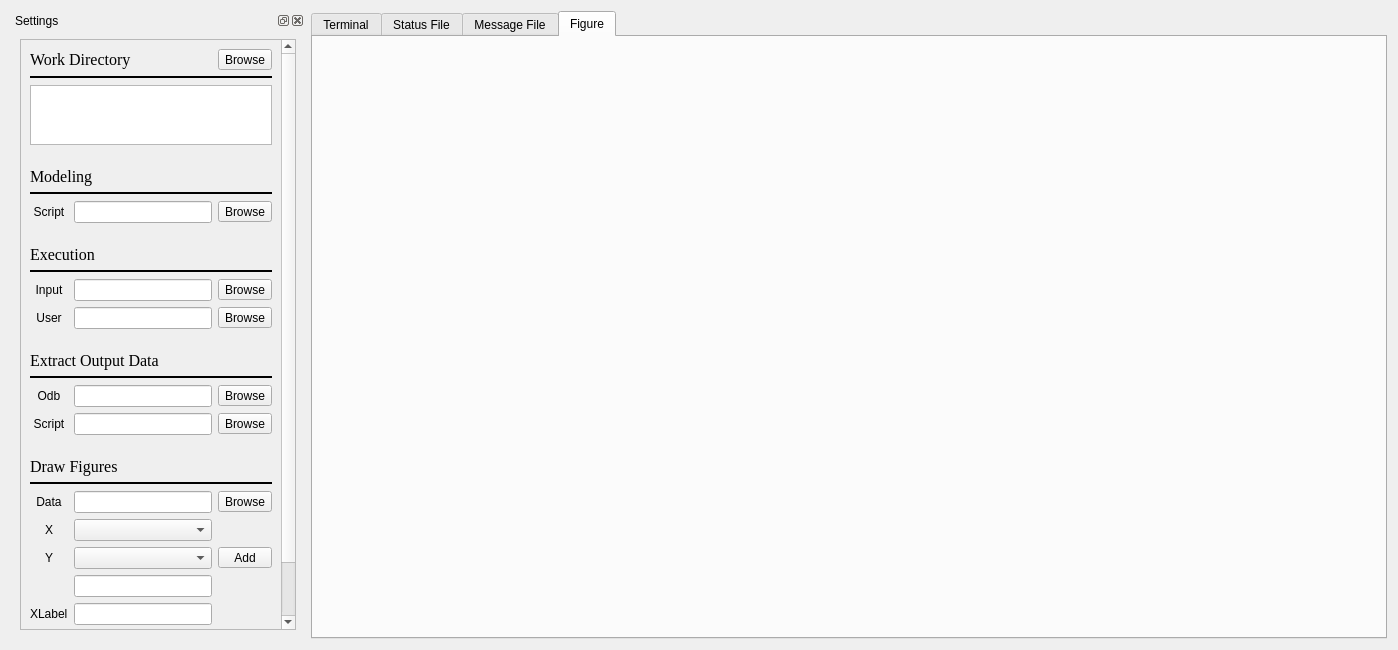
<?xml version="1.0" encoding="UTF-8"?>
<ui version="4.0">
 <class>ExecutorSubWidget</class>
 <widget class="QWidget" name="ExecutorSubWidget">
  <property name="geometry">
   <rect>
    <x>0</x>
    <y>0</y>
    <width>1398</width>
    <height>650</height>
   </rect>
  </property>
  <property name="windowTitle">
   <string>Form</string>
  </property>
  <layout class="QHBoxLayout" name="horizontalLayout">
   <item>
    <widget class="QDockWidget" name="dockWidget">
     <property name="sizePolicy">
      <sizepolicy hsizetype="Fixed" vsizetype="Preferred">
       <horstretch>0</horstretch>
       <verstretch>0</verstretch>
      </sizepolicy>
     </property>
     <property name="windowTitle">
      <string>Settings</string>
     </property>
     <widget class="QWidget" name="dockWidgetContents">
      <layout class="QVBoxLayout" name="verticalLayout">
       <item>
        <widget class="QScrollArea" name="scrollArea_2">
         <property name="sizePolicy">
          <sizepolicy hsizetype="Minimum" vsizetype="Expanding">
           <horstretch>0</horstretch>
           <verstretch>0</verstretch>
          </sizepolicy>
         </property>
         <property name="minimumSize">
          <size>
           <width>250</width>
           <height>0</height>
          </size>
         </property>
         <property name="widgetResizable">
          <bool>true</bool>
         </property>
         <widget class="QWidget" name="scrollAreaWidgetContents_2">
          <property name="geometry">
           <rect>
            <x>0</x>
            <y>0</y>
            <width>257</width>
            <height>630</height>
           </rect>
          </property>
          <layout class="QGridLayout" name="gridLayout">
           <item row="24" column="0">
            <widget class="QLabel" name="label_3">
             <property name="text">
              <string>Data</string>
             </property>
             <property name="alignment">
              <set>Qt::AlignCenter</set>
             </property>
            </widget>
           </item>
           <item row="0" column="2">
            <widget class="QToolButton" name="browseCwd">
             <property name="sizePolicy">
              <sizepolicy hsizetype="Minimum" vsizetype="Fixed">
               <horstretch>0</horstretch>
               <verstretch>0</verstretch>
              </sizepolicy>
             </property>
             <property name="palette">
              <palette>
               <active>
                <colorrole role="WindowText">
                 <brush brushstyle="SolidPattern">
                  <color alpha="255">
                   <red>0</red>
                   <green>0</green>
                   <blue>0</blue>
                  </color>
                 </brush>
                </colorrole>
                <colorrole role="Text">
                 <brush brushstyle="SolidPattern">
                  <color alpha="255">
                   <red>0</red>
                   <green>0</green>
                   <blue>0</blue>
                  </color>
                 </brush>
                </colorrole>
                <colorrole role="ButtonText">
                 <brush brushstyle="SolidPattern">
                  <color alpha="255">
                   <red>0</red>
                   <green>0</green>
                   <blue>0</blue>
                  </color>
                 </brush>
                </colorrole>
                <colorrole role="PlaceholderText">
                 <brush brushstyle="SolidPattern">
                  <color alpha="128">
                   <red>255</red>
                   <green>0</green>
                   <blue>0</blue>
                  </color>
                 </brush>
                </colorrole>
               </active>
               <inactive>
                <colorrole role="WindowText">
                 <brush brushstyle="SolidPattern">
                  <color alpha="255">
                   <red>0</red>
                   <green>0</green>
                   <blue>0</blue>
                  </color>
                 </brush>
                </colorrole>
                <colorrole role="Text">
                 <brush brushstyle="SolidPattern">
                  <color alpha="255">
                   <red>0</red>
                   <green>0</green>
                   <blue>0</blue>
                  </color>
                 </brush>
                </colorrole>
                <colorrole role="ButtonText">
                 <brush brushstyle="SolidPattern">
                  <color alpha="255">
                   <red>0</red>
                   <green>0</green>
                   <blue>0</blue>
                  </color>
                 </brush>
                </colorrole>
                <colorrole role="PlaceholderText">
                 <brush brushstyle="SolidPattern">
                  <color alpha="128">
                   <red>255</red>
                   <green>0</green>
                   <blue>0</blue>
                  </color>
                 </brush>
                </colorrole>
               </inactive>
               <disabled>
                <colorrole role="WindowText">
                 <brush brushstyle="SolidPattern">
                  <color alpha="255">
                   <red>120</red>
                   <green>120</green>
                   <blue>120</blue>
                  </color>
                 </brush>
                </colorrole>
                <colorrole role="Text">
                 <brush brushstyle="SolidPattern">
                  <color alpha="255">
                   <red>120</red>
                   <green>120</green>
                   <blue>120</blue>
                  </color>
                 </brush>
                </colorrole>
                <colorrole role="ButtonText">
                 <brush brushstyle="SolidPattern">
                  <color alpha="255">
                   <red>120</red>
                   <green>120</green>
                   <blue>120</blue>
                  </color>
                 </brush>
                </colorrole>
                <colorrole role="PlaceholderText">
                 <brush brushstyle="SolidPattern">
                  <color alpha="128">
                   <red>0</red>
                   <green>0</green>
                   <blue>0</blue>
                  </color>
                 </brush>
                </colorrole>
               </disabled>
              </palette>
             </property>
             <property name="text">
              <string>Browse</string>
             </property>
            </widget>
           </item>
           <item row="19" column="2">
            <widget class="QToolButton" name="browseOdb">
             <property name="sizePolicy">
              <sizepolicy hsizetype="Minimum" vsizetype="Fixed">
               <horstretch>0</horstretch>
               <verstretch>0</verstretch>
              </sizepolicy>
             </property>
             <property name="text">
              <string>Browse</string>
             </property>
            </widget>
           </item>
           <item row="2" column="0" colspan="3">
            <widget class="QPlainTextEdit" name="cwd">
             <property name="sizePolicy">
              <sizepolicy hsizetype="Expanding" vsizetype="Expanding">
               <horstretch>0</horstretch>
               <verstretch>0</verstretch>
              </sizepolicy>
             </property>
             <property name="maximumSize">
              <size>
               <width>16777215</width>
               <height>60</height>
              </size>
             </property>
             <property name="readOnly">
              <bool>true</bool>
             </property>
            </widget>
           </item>
           <item row="28" column="1">
            <widget class="QLineEdit" name="xlabel"/>
           </item>
           <item row="25" column="0">
            <widget class="QLabel" name="label_5">
             <property name="text">
              <string>X</string>
             </property>
             <property name="alignment">
              <set>Qt::AlignCenter</set>
             </property>
            </widget>
           </item>
           <item row="1" column="0" colspan="3">
            <widget class="Line" name="line_5">
             <property name="frameShadow">
              <enum>QFrame::Plain</enum>
             </property>
             <property name="lineWidth">
              <number>2</number>
             </property>
             <property name="orientation">
              <enum>Qt::Horizontal</enum>
             </property>
            </widget>
           </item>
           <item row="21" column="0" colspan="3">
            <widget class="QWidget" name="widget_2" native="true">
             <property name="minimumSize">
              <size>
               <width>0</width>
               <height>10</height>
              </size>
             </property>
            </widget>
           </item>
           <item row="26" column="2">
            <widget class="QToolButton" name="addY">
             <property name="sizePolicy">
              <sizepolicy hsizetype="Minimum" vsizetype="Fixed">
               <horstretch>0</horstretch>
               <verstretch>0</verstretch>
              </sizepolicy>
             </property>
             <property name="text">
              <string>Add</string>
             </property>
            </widget>
           </item>
           <item row="7" column="2">
            <widget class="QToolButton" name="browseModelScript">
             <property name="sizePolicy">
              <sizepolicy hsizetype="Minimum" vsizetype="Fixed">
               <horstretch>0</horstretch>
               <verstretch>0</verstretch>
              </sizepolicy>
             </property>
             <property name="text">
              <string>Browse</string>
             </property>
            </widget>
           </item>
           <item row="7" column="0">
            <widget class="QLabel" name="label_2">
             <property name="text">
              <string>Script</string>
             </property>
             <property name="alignment">
              <set>Qt::AlignCenter</set>
             </property>
            </widget>
           </item>
           <item row="29" column="0">
            <widget class="QLabel" name="label_14">
             <property name="text">
              <string>YLabel</string>
             </property>
            </widget>
           </item>
           <item row="13" column="0">
            <widget class="QLabel" name="label_4">
             <property name="text">
              <string>Input</string>
             </property>
             <property name="alignment">
              <set>Qt::AlignCenter</set>
             </property>
            </widget>
           </item>
           <item row="29" column="1">
            <widget class="QLineEdit" name="ylabel"/>
           </item>
           <item row="9" column="0" colspan="2">
            <widget class="QLabel" name="label_6">
             <property name="palette">
              <palette>
               <active>
                <colorrole role="WindowText">
                 <brush brushstyle="SolidPattern">
                  <color alpha="255">
                   <red>0</red>
                   <green>0</green>
                   <blue>0</blue>
                  </color>
                 </brush>
                </colorrole>
               </active>
               <inactive>
                <colorrole role="WindowText">
                 <brush brushstyle="SolidPattern">
                  <color alpha="255">
                   <red>0</red>
                   <green>0</green>
                   <blue>0</blue>
                  </color>
                 </brush>
                </colorrole>
               </inactive>
               <disabled>
                <colorrole role="WindowText">
                 <brush brushstyle="SolidPattern">
                  <color alpha="255">
                   <red>120</red>
                   <green>120</green>
                   <blue>120</blue>
                  </color>
                 </brush>
                </colorrole>
               </disabled>
              </palette>
             </property>
             <property name="font">
              <font>
               <family>Times New Roman</family>
               <pointsize>12</pointsize>
              </font>
             </property>
             <property name="text">
              <string>Execution</string>
             </property>
            </widget>
           </item>
           <item row="31" column="0" colspan="3">
            <spacer name="verticalSpacer">
             <property name="orientation">
              <enum>Qt::Vertical</enum>
             </property>
             <property name="sizeType">
              <enum>QSizePolicy::Expanding</enum>
             </property>
             <property name="sizeHint" stdset="0">
              <size>
               <width>20</width>
               <height>40</height>
              </size>
             </property>
            </spacer>
           </item>
           <item row="30" column="0">
            <widget class="QLabel" name="label_15">
             <property name="text">
              <string>Title</string>
             </property>
            </widget>
           </item>
           <item row="4" column="0" colspan="2">
            <widget class="QLabel" name="label">
             <property name="palette">
              <palette>
               <active>
                <colorrole role="WindowText">
                 <brush brushstyle="SolidPattern">
                  <color alpha="255">
                   <red>0</red>
                   <green>0</green>
                   <blue>0</blue>
                  </color>
                 </brush>
                </colorrole>
               </active>
               <inactive>
                <colorrole role="WindowText">
                 <brush brushstyle="SolidPattern">
                  <color alpha="255">
                   <red>0</red>
                   <green>0</green>
                   <blue>0</blue>
                  </color>
                 </brush>
                </colorrole>
               </inactive>
               <disabled>
                <colorrole role="WindowText">
                 <brush brushstyle="SolidPattern">
                  <color alpha="255">
                   <red>120</red>
                   <green>120</green>
                   <blue>120</blue>
                  </color>
                 </brush>
                </colorrole>
               </disabled>
              </palette>
             </property>
             <property name="font">
              <font>
               <family>Times New Roman</family>
               <pointsize>12</pointsize>
              </font>
             </property>
             <property name="text">
              <string>Modeling</string>
             </property>
            </widget>
           </item>
           <item row="26" column="1">
            <widget class="QComboBox" name="y"/>
           </item>
           <item row="16" column="0" colspan="2">
            <widget class="QLabel" name="label_10">
             <property name="palette">
              <palette>
               <active>
                <colorrole role="WindowText">
                 <brush brushstyle="SolidPattern">
                  <color alpha="255">
                   <red>0</red>
                   <green>0</green>
                   <blue>0</blue>
                  </color>
                 </brush>
                </colorrole>
                <colorrole role="Text">
                 <brush brushstyle="SolidPattern">
                  <color alpha="255">
                   <red>0</red>
                   <green>0</green>
                   <blue>0</blue>
                  </color>
                 </brush>
                </colorrole>
                <colorrole role="PlaceholderText">
                 <brush brushstyle="SolidPattern">
                  <color alpha="128">
                   <red>255</red>
                   <green>0</green>
                   <blue>0</blue>
                  </color>
                 </brush>
                </colorrole>
               </active>
               <inactive>
                <colorrole role="WindowText">
                 <brush brushstyle="SolidPattern">
                  <color alpha="255">
                   <red>0</red>
                   <green>0</green>
                   <blue>0</blue>
                  </color>
                 </brush>
                </colorrole>
                <colorrole role="Text">
                 <brush brushstyle="SolidPattern">
                  <color alpha="255">
                   <red>0</red>
                   <green>0</green>
                   <blue>0</blue>
                  </color>
                 </brush>
                </colorrole>
                <colorrole role="PlaceholderText">
                 <brush brushstyle="SolidPattern">
                  <color alpha="128">
                   <red>255</red>
                   <green>0</green>
                   <blue>0</blue>
                  </color>
                 </brush>
                </colorrole>
               </inactive>
               <disabled>
                <colorrole role="WindowText">
                 <brush brushstyle="SolidPattern">
                  <color alpha="255">
                   <red>120</red>
                   <green>120</green>
                   <blue>120</blue>
                  </color>
                 </brush>
                </colorrole>
                <colorrole role="Text">
                 <brush brushstyle="SolidPattern">
                  <color alpha="255">
                   <red>120</red>
                   <green>120</green>
                   <blue>120</blue>
                  </color>
                 </brush>
                </colorrole>
                <colorrole role="PlaceholderText">
                 <brush brushstyle="SolidPattern">
                  <color alpha="128">
                   <red>0</red>
                   <green>0</green>
                   <blue>0</blue>
                  </color>
                 </brush>
                </colorrole>
               </disabled>
              </palette>
             </property>
             <property name="font">
              <font>
               <family>Times New Roman</family>
               <pointsize>12</pointsize>
              </font>
             </property>
             <property name="frameShape">
              <enum>QFrame::NoFrame</enum>
             </property>
             <property name="frameShadow">
              <enum>QFrame::Plain</enum>
             </property>
             <property name="text">
              <string>Extract Output Data</string>
             </property>
            </widget>
           </item>
           <item row="20" column="1">
            <widget class="QLineEdit" name="outputScript">
             <property name="readOnly">
              <bool>true</bool>
             </property>
            </widget>
           </item>
           <item row="24" column="1">
            <widget class="QLineEdit" name="data">
             <property name="readOnly">
              <bool>true</bool>
             </property>
            </widget>
           </item>
           <item row="27" column="1">
            <widget class="QLineEdit" name="ys"/>
           </item>
           <item row="28" column="0">
            <widget class="QLabel" name="label_12">
             <property name="text">
              <string>XLabel</string>
             </property>
            </widget>
           </item>
           <item row="13" column="1">
            <widget class="QLineEdit" name="input">
             <property name="readOnly">
              <bool>true</bool>
             </property>
            </widget>
           </item>
           <item row="23" column="0" colspan="3">
            <widget class="Line" name="line_4">
             <property name="frameShadow">
              <enum>QFrame::Plain</enum>
             </property>
             <property name="lineWidth">
              <number>2</number>
             </property>
             <property name="orientation">
              <enum>Qt::Horizontal</enum>
             </property>
            </widget>
           </item>
           <item row="20" column="2">
            <widget class="QToolButton" name="browseOutputScript">
             <property name="sizePolicy">
              <sizepolicy hsizetype="Minimum" vsizetype="Fixed">
               <horstretch>0</horstretch>
               <verstretch>0</verstretch>
              </sizepolicy>
             </property>
             <property name="text">
              <string>Browse</string>
             </property>
            </widget>
           </item>
           <item row="26" column="0">
            <widget class="QLabel" name="label_9">
             <property name="text">
              <string>Y</string>
             </property>
             <property name="alignment">
              <set>Qt::AlignCenter</set>
             </property>
            </widget>
           </item>
           <item row="24" column="2">
            <widget class="QToolButton" name="browseData">
             <property name="sizePolicy">
              <sizepolicy hsizetype="Minimum" vsizetype="Fixed">
               <horstretch>0</horstretch>
               <verstretch>0</verstretch>
              </sizepolicy>
             </property>
             <property name="text">
              <string>Browse</string>
             </property>
            </widget>
           </item>
           <item row="20" column="0">
            <widget class="QLabel" name="label_11">
             <property name="text">
              <string>Script</string>
             </property>
             <property name="alignment">
              <set>Qt::AlignCenter</set>
             </property>
            </widget>
           </item>
           <item row="22" column="0" colspan="2">
            <widget class="QLabel" name="label_13">
             <property name="sizePolicy">
              <sizepolicy hsizetype="Preferred" vsizetype="Preferred">
               <horstretch>0</horstretch>
               <verstretch>0</verstretch>
              </sizepolicy>
             </property>
             <property name="maximumSize">
              <size>
               <width>16777215</width>
               <height>16777215</height>
              </size>
             </property>
             <property name="palette">
              <palette>
               <active>
                <colorrole role="WindowText">
                 <brush brushstyle="SolidPattern">
                  <color alpha="255">
                   <red>0</red>
                   <green>0</green>
                   <blue>0</blue>
                  </color>
                 </brush>
                </colorrole>
               </active>
               <inactive>
                <colorrole role="WindowText">
                 <brush brushstyle="SolidPattern">
                  <color alpha="255">
                   <red>0</red>
                   <green>0</green>
                   <blue>0</blue>
                  </color>
                 </brush>
                </colorrole>
               </inactive>
               <disabled>
                <colorrole role="WindowText">
                 <brush brushstyle="SolidPattern">
                  <color alpha="255">
                   <red>120</red>
                   <green>120</green>
                   <blue>120</blue>
                  </color>
                 </brush>
                </colorrole>
               </disabled>
              </palette>
             </property>
             <property name="font">
              <font>
               <family>Times New Roman</family>
               <pointsize>12</pointsize>
              </font>
             </property>
             <property name="text">
              <string>Draw Figures</string>
             </property>
            </widget>
           </item>
           <item row="7" column="1">
            <widget class="QLineEdit" name="modelScript">
             <property name="readOnly">
              <bool>true</bool>
             </property>
            </widget>
           </item>
           <item row="18" column="0" colspan="3">
            <widget class="Line" name="line_3">
             <property name="frameShadow">
              <enum>QFrame::Plain</enum>
             </property>
             <property name="lineWidth">
              <number>2</number>
             </property>
             <property name="orientation">
              <enum>Qt::Horizontal</enum>
             </property>
            </widget>
           </item>
           <item row="30" column="1">
            <widget class="QLineEdit" name="title"/>
           </item>
           <item row="0" column="0" colspan="2">
            <widget class="QLabel" name="label_16">
             <property name="palette">
              <palette>
               <active>
                <colorrole role="WindowText">
                 <brush brushstyle="SolidPattern">
                  <color alpha="255">
                   <red>0</red>
                   <green>0</green>
                   <blue>0</blue>
                  </color>
                 </brush>
                </colorrole>
               </active>
               <inactive>
                <colorrole role="WindowText">
                 <brush brushstyle="SolidPattern">
                  <color alpha="255">
                   <red>0</red>
                   <green>0</green>
                   <blue>0</blue>
                  </color>
                 </brush>
                </colorrole>
               </inactive>
               <disabled>
                <colorrole role="WindowText">
                 <brush brushstyle="SolidPattern">
                  <color alpha="255">
                   <red>120</red>
                   <green>120</green>
                   <blue>120</blue>
                  </color>
                 </brush>
                </colorrole>
               </disabled>
              </palette>
             </property>
             <property name="font">
              <font>
               <family>Times New Roman</family>
               <pointsize>12</pointsize>
              </font>
             </property>
             <property name="text">
              <string>Work Directory</string>
             </property>
            </widget>
           </item>
           <item row="14" column="2">
            <widget class="QToolButton" name="browseUser">
             <property name="sizePolicy">
              <sizepolicy hsizetype="Minimum" vsizetype="Fixed">
               <horstretch>0</horstretch>
               <verstretch>0</verstretch>
              </sizepolicy>
             </property>
             <property name="text">
              <string>Browse</string>
             </property>
            </widget>
           </item>
           <item row="14" column="0">
            <widget class="QLabel" name="label_8">
             <property name="text">
              <string>User</string>
             </property>
             <property name="alignment">
              <set>Qt::AlignCenter</set>
             </property>
            </widget>
           </item>
           <item row="25" column="1">
            <widget class="QComboBox" name="x"/>
           </item>
           <item row="8" column="0" colspan="3">
            <widget class="QWidget" name="widget_3" native="true">
             <property name="minimumSize">
              <size>
               <width>0</width>
               <height>10</height>
              </size>
             </property>
            </widget>
           </item>
           <item row="19" column="0">
            <widget class="QLabel" name="label_7">
             <property name="text">
              <string>Odb</string>
             </property>
             <property name="alignment">
              <set>Qt::AlignCenter</set>
             </property>
            </widget>
           </item>
           <item row="19" column="1">
            <widget class="QLineEdit" name="odb">
             <property name="readOnly">
              <bool>true</bool>
             </property>
            </widget>
           </item>
           <item row="14" column="1">
            <widget class="QLineEdit" name="user">
             <property name="readOnly">
              <bool>true</bool>
             </property>
            </widget>
           </item>
           <item row="15" column="0" colspan="3">
            <widget class="QWidget" name="widget" native="true">
             <property name="minimumSize">
              <size>
               <width>0</width>
               <height>10</height>
              </size>
             </property>
            </widget>
           </item>
           <item row="13" column="2">
            <widget class="QToolButton" name="browseInput">
             <property name="sizePolicy">
              <sizepolicy hsizetype="Minimum" vsizetype="Fixed">
               <horstretch>0</horstretch>
               <verstretch>0</verstretch>
              </sizepolicy>
             </property>
             <property name="text">
              <string>Browse</string>
             </property>
            </widget>
           </item>
           <item row="5" column="0" colspan="3">
            <widget class="Line" name="line">
             <property name="frameShadow">
              <enum>QFrame::Plain</enum>
             </property>
             <property name="lineWidth">
              <number>2</number>
             </property>
             <property name="midLineWidth">
              <number>0</number>
             </property>
             <property name="orientation">
              <enum>Qt::Horizontal</enum>
             </property>
            </widget>
           </item>
           <item row="12" column="0" colspan="3">
            <widget class="Line" name="line_2">
             <property name="frameShadow">
              <enum>QFrame::Plain</enum>
             </property>
             <property name="lineWidth">
              <number>2</number>
             </property>
             <property name="orientation">
              <enum>Qt::Horizontal</enum>
             </property>
            </widget>
           </item>
           <item row="3" column="0" colspan="3">
            <widget class="QWidget" name="widget_4" native="true">
             <property name="minimumSize">
              <size>
               <width>0</width>
               <height>10</height>
              </size>
             </property>
            </widget>
           </item>
          </layout>
         </widget>
        </widget>
       </item>
      </layout>
     </widget>
    </widget>
   </item>
   <item>
    <widget class="QTabWidget" name="tabWidget">
     <property name="sizePolicy">
      <sizepolicy hsizetype="Expanding" vsizetype="Expanding">
       <horstretch>0</horstretch>
       <verstretch>0</verstretch>
      </sizepolicy>
     </property>
     <property name="currentIndex">
      <number>3</number>
     </property>
     <widget class="QWidget" name="terminal">
      <attribute name="title">
       <string>Terminal</string>
      </attribute>
      <layout class="QVBoxLayout" name="verticalLayout_4">
       <item>
        <widget class="PlainTextEditor" name="cmd">
         <property name="font">
          <font>
           <family>Consolas</family>
           <pointsize>10</pointsize>
          </font>
         </property>
         <property name="readOnly">
          <bool>true</bool>
         </property>
        </widget>
       </item>
      </layout>
     </widget>
     <widget class="QWidget" name="status">
      <attribute name="title">
       <string>Status File</string>
      </attribute>
      <layout class="QVBoxLayout" name="verticalLayout_5">
       <item>
        <widget class="PlainTextEditor" name="sta">
         <property name="font">
          <font>
           <family>Consolas</family>
           <pointsize>10</pointsize>
          </font>
         </property>
         <property name="readOnly">
          <bool>true</bool>
         </property>
        </widget>
       </item>
      </layout>
     </widget>
     <widget class="QWidget" name="message">
      <attribute name="title">
       <string>Message File</string>
      </attribute>
      <layout class="QVBoxLayout" name="verticalLayout_6">
       <item>
        <widget class="PlainTextEditor" name="msg">
         <property name="font">
          <font>
           <family>Consolas</family>
           <pointsize>10</pointsize>
          </font>
         </property>
         <property name="readOnly">
          <bool>true</bool>
         </property>
        </widget>
       </item>
      </layout>
     </widget>
     <widget class="QWidget" name="figure">
      <attribute name="title">
       <string>Figure</string>
      </attribute>
      <layout class="QVBoxLayout" name="verticalLayout_2">
       <item>
        <widget class="MatplotlibWidget" name="fig" native="true"/>
       </item>
      </layout>
     </widget>
    </widget>
   </item>
  </layout>
 </widget>
 <customwidgets>
  <customwidget>
   <class>MatplotlibWidget</class>
   <extends>QWidget</extends>
   <header>..Widgets.h</header>
   <container>1</container>
  </customwidget>
  <customwidget>
   <class>PlainTextEditor</class>
   <extends>QPlainTextEdit</extends>
   <header>..Widgets.h</header>
  </customwidget>
 </customwidgets>
 <resources/>
 <connections/>
</ui>
